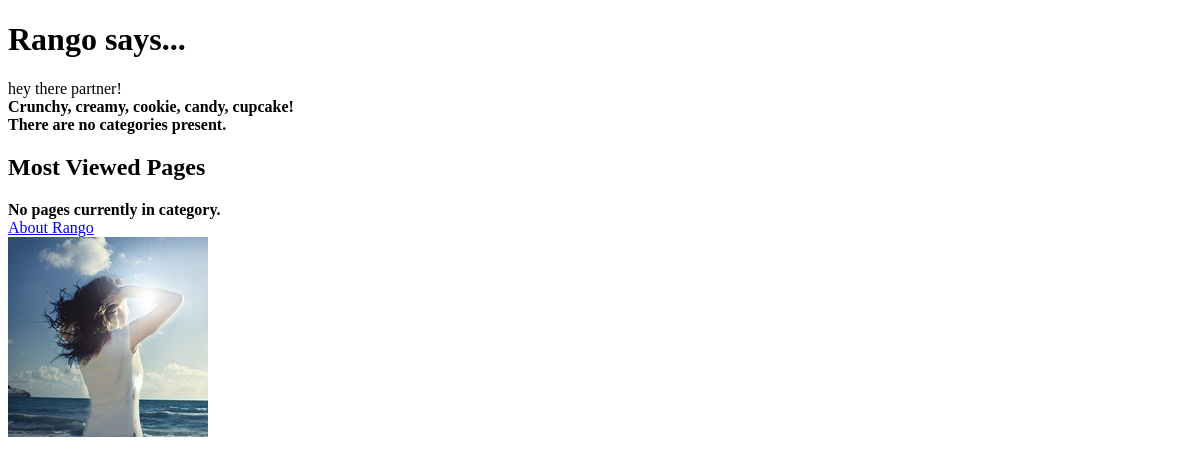
Before: / with the older database file.
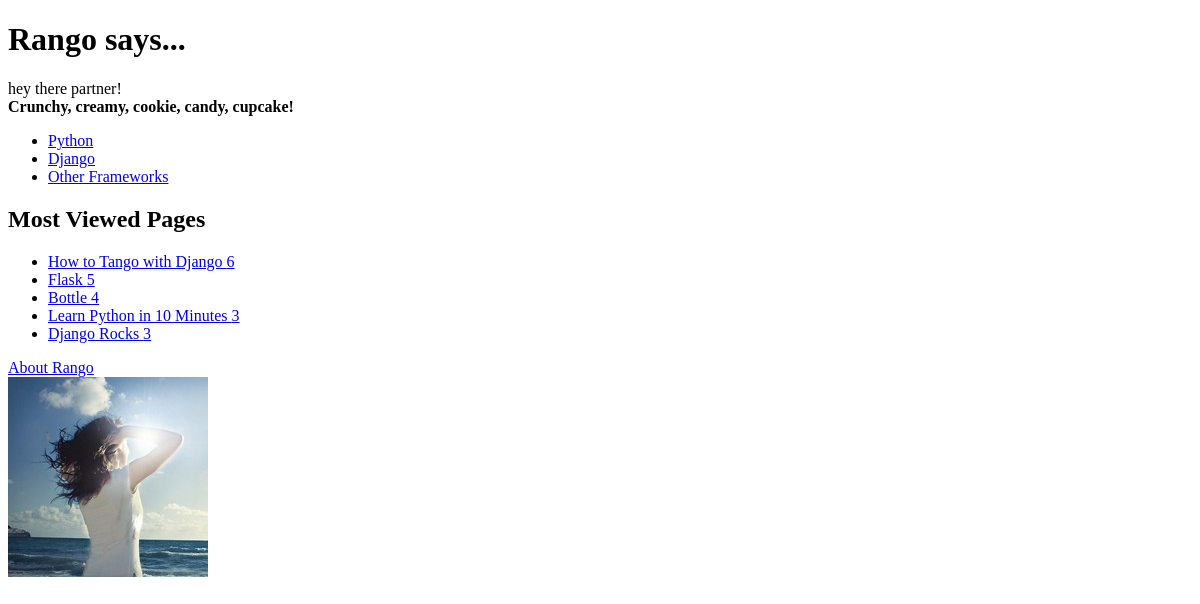
After: the same page with the newer database file.
### rango/models.py (models this page shows, shortened)
class Category(models.Model):
    name = models.CharField(max_length=128, unique=True)
    views=models.IntegerField(default=0)
    likes=models.IntegerField(default=0)
    slug = models.SlugField()
    class Meta:
        verbose_name_plural = 'categories'

class Page(models.Model):
    category = models.ForeignKey(Category, on_delete=models.CASCADE)
    title = models.CharField(max_length=128)
    url = models.URLField()
    views = models.IntegerField(default=0)

### rango/views.py (the view)
# urls.py: path('',views.index,name='index'),
def index(request):
    category_list = Category.objects.order_by('-likes')[:5]
    views_list=Page.objects.order_by('-views')[:5]
    context_dict = {}
    context_dict['boldmessage'] = 'Crunchy, creamy, cookie, candy, cupcake!'
    context_dict['categories'] = category_list
    context_dict['pages']=views_list
    return render(request, 'rango/index.html', context=context_dict)

### templates/rango/index.html (shortened to what this page needs)
<!DOCTYPE html>
{% load staticfiles %}
<html>
<head>
</head>
<body>
    <h1>Rango says...</h1>
    <div>
        hey there partner! <br />
        <strong>{{ boldmessage }}</strong>
    </div>
    <div>
        {% if categories %}
        <ul>
            {% for category in categories %}
            <li>
                <a href="/rango/category/{{ category.slug }}/">{{ category.name }}</a> </li>
            {% endfor %}
        </ul> {% else %}
        <strong>There are no categories present.</strong> {% endif %}
    </div>
    <div>
        <h2>Most Viewed Pages</h2>
             {% if pages %} <ul> {% for page in pages %}
                <li><a href="{{page.url}}">{{page.title}} {{page.views}}</a></li>
                {% endfor %}
            </ul>
                {% else %} <strong>No pages currently in category.</strong> {% endif %}
    </div>
    <div>
        <a href="/rango/about/">About Rango</a><br />
        <img src="{% static "images/rango.jpg" %}" alt="  Picture of Rango" />
    </div>
</body>
</html>

Changed rows visible on the page:
added Category: name "Python"
added Category: name "Django"
added Category: name "Other Frameworks"
added Page: title "How to Tango with Django", views "6"
added Page: title "Flask", views "5"
added Page: title "Bottle", views "4"
added Page: title "Learn Python in 10 Minutes", views "3"
added Page: title "Django Rocks", views "3"
Other visible differences:
text no longer shown: "There are no categories present. No pages currently in category."
